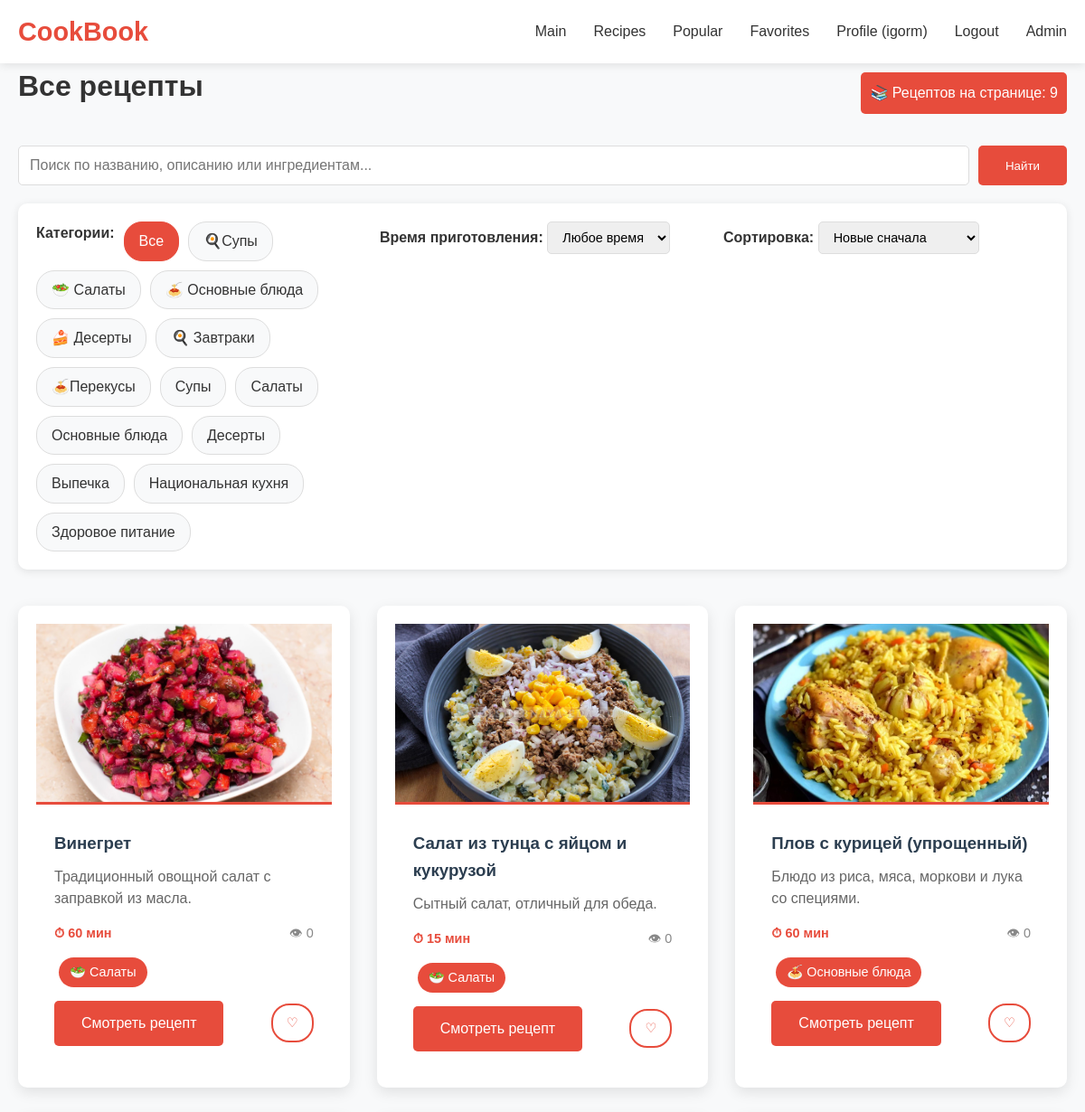
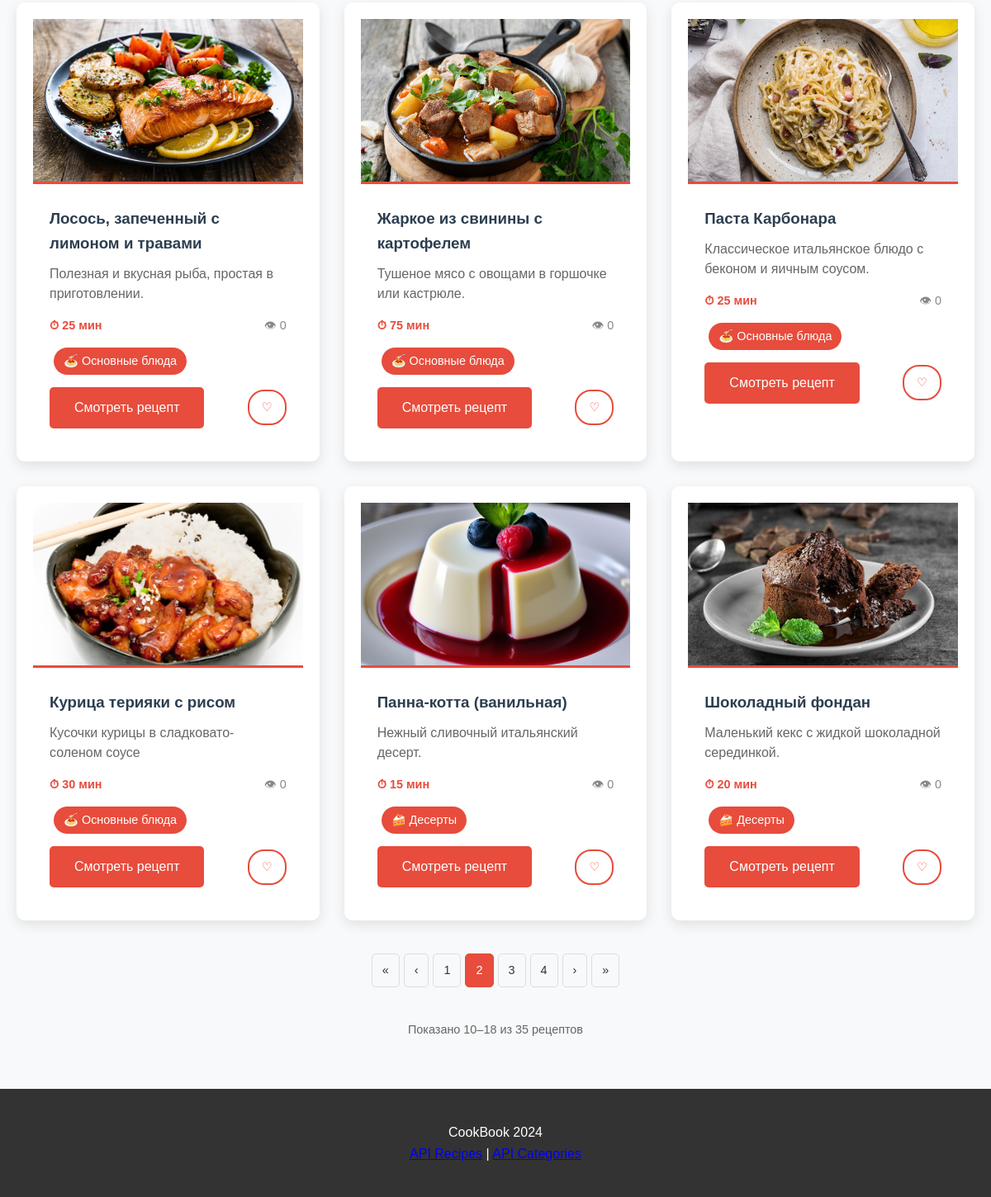
Screenshot of /recipes/?page=2 (signed in) with the database file from the repository (2 pictures, top to bottom).
### recipes/models.py (models this page shows, shortened)
class Category(models.Model):
    name = models.CharField(max_length=100, verbose_name="Название категории")
    class Meta:
        verbose_name = "Категория"
        verbose_name_plural = "Категории"

class Recipe(models.Model):
    title = models.CharField(max_length=200, verbose_name="Название рецепта")
    description = models.TextField(verbose_name="Описание")
    ingredients = models.TextField(verbose_name="Ингредиенты")
    cooking_steps = models.TextField(verbose_name="Шаги приготовления")
    cooking_time = models.PositiveIntegerField(verbose_name="Время приготовления (минуты)")
    image = models.ImageField(upload_to='recipes/', blank=True, null=True, verbose_name="Изображение")
    categories = models.ManyToManyField(Category, verbose_name="Категории")
    created_at = models.DateTimeField(auto_now_add=True, verbose_name="Дата создания")
    views_count = models.PositiveIntegerField(default=0, verbose_name="Количество просмотров")
    class Meta:
        verbose_name = "Рецепт"
        verbose_name_plural = "Рецепты"
        ordering = ['-created_at']

### recipes/views.py (the view)
# urls.py: path('', views.recipe_list, name='recipe_list'),
def recipe_list(request):
    recipes = Recipe.objects.all()
    categories = Category.objects.all()
    search_query = request.GET.get('search', '')
    if search_query:
        recipes = recipes.filter(
            Q(title__icontains=search_query) |
            Q(description__icontains=search_query) |
            Q(ingredients__icontains=search_query)
        )
    category_id = request.GET.get('category')
    if category_id:
        recipes = recipes.filter(categories__id=category_id)
    max_time = request.GET.get('max_time')
    if max_time:
        recipes = recipes.filter(cooking_time__lte=max_time)
    sort = request.GET.get('sort', '-created_at')
    if sort == 'rating':
        recipes = recipes.annotate(avg_rating=Avg('review__rating')).order_by('-avg_rating')
    elif sort == 'popular':
        recipes = recipes.order_by('-views_count')
    else:
        recipes = recipes.order_by(sort)
    user_favorites = []
    if request.user.is_authenticated:
        user_favorites = Favorite.objects.filter(user=request.user).values_list('recipe_id', flat=True)
    paginator = Paginator(recipes, 9)
    page_number = request.GET.get('page')
    page_obj = paginator.get_page(page_number)
    return render(request, 'recipes/recipe_list.html', {
        'page_obj': page_obj,
        'categories': categories,
        'search_query': search_query,
        'selected_category': category_id,
        'max_time': max_time,
        'sort': sort,
        'user_favorites': list(user_favorites)
    })

### templates/recipes/recipe_list.html (shortened to what this page needs)
{% extends 'base.html' %}
{% load static %}
{% block content %}
<div class="container">
    <h1>Все рецепты</h1>
    <div class="filters">
        <form method="get" class="search-form">
            <input type="text" name="search" placeholder="Поиск по названию, описанию или ингредиентам..." value="{{ search_query }}">
            <button type="submit" class="btn-primary">Найти</button>
        </form>
        <div class="filter-options">
            <div class="category-filters">
                <strong>Категории:</strong>
                <a href="?" class="category-btn {% if not selected_category %}active{% endif %}">Все</a>
                {% for category in categories %}
                <a href="?category={{ category.id }}{% if search_query %}&search={{ search_query }}{% endif %}{% if max_time %}&max_time={{ max_time }}{% endif %}{% if sort %}&sort={{ sort }}{% endif %}"
                   class="category-btn {% if selected_category == category.id|stringformat:'i' %}active{% endif %}">
                    {{ category.name }}
                </a>
                {% endfor %}
            </div>
            <div class="time-filter">
                <strong>Время приготовления:</strong>
                <select name="max_time" onchange="this.form.submit()">
                    <option value="">Любое время</option>
                </select>
            </div>
            <div class="sort-filter">
                <strong>Сортировка:</strong>
                <select name="sort" onchange="this.form.submit()">
                    <option value="-created_at" {% if sort == '-created_at' %}selected{% endif %}>Новые сначала</option>
                </select>
            </div>
        </div>
    </div>
    <div class="recipes-grid">
        {% for recipe in page_obj %}
        <div class="recipe-card">
            {% if recipe.image %}
            <img src="{{ recipe.image.url }}" alt="{{ recipe.title }}" class="recipe-image">
            {% else %}
            <div class="recipe-image-placeholder">
                <span>🍳</span>
            </div>
            {% endif %}
            <div class="recipe-info">
                <h3>{{ recipe.title }}</h3>
                <p class="recipe-description">{{ recipe.description|truncatewords:20 }}</p>
                <div class="recipe-meta">
                    <span class="cooking-time">⏱ {{ recipe.cooking_time }} мин</span>
                    <span class="views">👁 {{ recipe.views_count }}</span>
                </div>
                <div class="recipe-categories">
                    {% for category in recipe.categories.all %}
                    <span class="category-tag">{{ category.name }}</span>
                    {% endfor %}
                </div>
                <div class="recipe-actions">
                    <a href="{% url 'recipe_detail' recipe.pk %}" class="btn-primary">Смотреть рецепт</a>
                    {% if user.is_authenticated %}
                    <a href="{% url 'toggle_favorite' recipe.id %}?next={{ request.get_full_path|urlencode }}"
                       class="favorite-btn {% if recipe.id in user_favorites %}active{% endif %}"
                       title="Добавить в избранное">
                        ♡
                    </a>
                    {% endif %}
                </div>
            </div>
        </div>
        {% empty %}
        <div class="no-recipes">
            <h2>😔 Рецепты не найдены</h2>
            <p>Попробуйте изменить параметры поиска или <a href="?">очистить фильтры</a></p>
        </div>
        {% endfor %}
    </div>
    {% if page_obj.has_other_pages %}
    <div class="pagination">
        {% if page_obj.has_previous %}
        <a href="?page=1{% for key, value in request.GET.items %}{% if key != 'page' %}&{{ key }}={{ value }}{% endif %}{% endfor %}" class="page-link" title="Первая страница">«</a>
        <a href="?page={{ page_obj.previous_page_number }}{% for key, value in request.GET.items %}{% if key != 'page' %}&{{ key }}={{ value }}{% endif %}{% endfor %}" class="page-link" title="Предыдущая страница">‹</a>
        {% endif %}
        {% for num in page_obj.paginator.page_range %}
            {% if page_obj.number == num %}
                <span class="page-link active">{{ num }}</span>
            {% elif num > page_obj.number|add:'-3' and num < page_obj.number|add:'3' %}
                <a href="?page={{ num }}{% for key, value in request.GET.items %}{% if key != 'page' %}&{{ key }}={{ value }}{% endif %}{% endfor %}" class="page-link">{{ num }}</a>
            {% endif %}
        {% endfor %}
        {% if page_obj.has_next %}
            <a href="?page={{ page_obj.next_page_number }}{% for key, value in request.GET.items %}{% if key != 'page' %}&{{ key }}={{ value }}{% endif %}{% endfor %}" class="page-link" title="Следующая страница">›</a>
            <a href="?page={{ page_obj.paginator.num_pages }}{% for key, value in request.GET.items %}{% if key != 'page' %}&{{ key }}={{ value }}{% endif %}{% endfor %}" class="page-link" title="Последняя страница">»</a>
        {% endif %}
    </div>
    <div class="pagination-info">
        Показано {{ page_obj.start_index }}–{{ page_obj.end_index }} из {{ page_obj.paginator.count }} рецептов
    </div>
    {% endif %}
</div>
{% endblock %}

### templates/base.html (shortened to what this page needs)
<!DOCTYPE html>
<html lang="ru">
<head>
    {% load static %}
    <link rel="stylesheet" href="{% static 'css/style.css' %}">
</head>
<body>
    <header>
        <nav class="navbar">
            <div class="nav-container">
                <a href="{% url 'index' %}" class="nav-logo">CookBook</a>
                <ul class="nav-menu">
                    <li><a href="{% url 'index' %}">Main</a></li>
                    <li><a href="{% url 'recipe_list' %}">Recipes</a></li>
                    <li><a href="{% url 'popular_recipes' %}">Popular</a></li>
                    {% if user.is_authenticated %}
                        <li><a href="{% url 'favorite_list' %}">Favorites</a></li>
                        <li><a href="{% url 'profile' %}">Profile ({{ user.username }})</a></li>
                        <li><a href="{% url 'logout' %}">Logout</a></li>
                    {% else %}
                        <li><a href="{% url 'login' %}">Login</a></li>
                        <li><a href="{% url 'register' %}">Register</a></li>
                    {% endif %}
                    <li><a href="/admin/">Admin</a></li>
                </ul>
            </div>
        </nav>
    </header>
    <main>
        {% block content %}{% endblock %}
    </main>
    <footer>
        <div class="footer-content">
            <p>CookBook 2024</p>
            <div class="api-links">
                <a href="/api/recipes/" target="_blank">API Recipes</a> |
                <a href="/api/categories/" target="_blank">API Categories</a>
            </div>
        </div>
    </footer>
</body>
</html>

### rows the page displays
Category: name "🍳Супы"
Category: name "🥗 Салаты"
Category: name "🍝 Основные блюда"
Category: name "🍰 Десерты"
Category: name "🍳 Завтраки"
Category: name "🍝Перекусы"
Category: name "Супы"
Category: name "Салаты"
Category: name "Основные блюда"
Category: name "Десерты"
Category: name "Выпечка"
Category: name "Национальная кухня"
Category: name "Здоровое питание"
Recipe: image (picture), title "Винегрет", description "Традиционный овощной салат с заправкой из масла.", cooking_time "60", views_count "0"
Recipe: image (picture), title "Салат из тунца с яйцом и кукурузой", description "Сытный салат, отличный для обеда.", cooking_time "15", views_count "0"
Recipe: image (picture), title "Плов с курицей (упрощенный)", description "Блюдо из риса, мяса, моркови и лука со специями.", cooking_time "60", views_count "0"
Recipe: image (picture), title "Лосось, запеченный с лимоном и травами", description "Полезная и вкусная рыба, простая в приготовлении.", cooking_time "25", views_count "0"
Recipe: image (picture), title "Жаркое из свинины с картофелем", description "Тушеное мясо с овощами в горшочке или кастрюле.", cooking_time "75", views_count "0"
Recipe: image (picture), title "Паста Карбонара", description "Классическое итальянское блюдо с беконом и яичным соусом.", cooking_time "25", views_count "0"
Recipe: image (picture), title "Курица терияки с рисом", description "Кусочки курицы в сладковато-соленом соусе", cooking_time "30", views_count "0"
Recipe: image (picture), title "Панна-котта (ванильная)", description "Нежный сливочный итальянский десерт.", cooking_time "15", views_count "0"
Recipe: image (picture), title "Шоколадный фондан", description "Маленький кекс с жидкой шоколадной серединкой.", cooking_time "20", views_count "0"

### other values shown
{{ user.username }} "igorm"
{{ num }} "1" "3" "4"
{{ num }} "2"
{{ page_obj.start_index }} "10"
{{ page_obj.end_index }} "18"
{{ page_obj.paginator.count }} "35"
